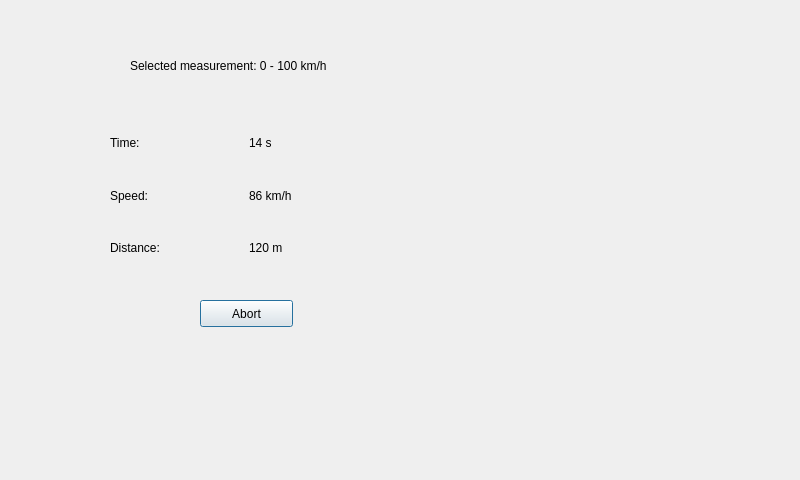
<?xml version="1.0" encoding="UTF-8"?>
<ui version="4.0">
 <class>MeasureDialog</class>
 <widget class="QDialog" name="MeasureDialog">
  <property name="geometry">
   <rect>
    <x>0</x>
    <y>0</y>
    <width>800</width>
    <height>480</height>
   </rect>
  </property>
  <property name="windowTitle">
   <string>Dialog</string>
  </property>
  <widget class="QLabel" name="label_7">
   <property name="geometry">
    <rect>
     <x>130</x>
     <y>40</y>
     <width>361</width>
     <height>51</height>
    </rect>
   </property>
   <property name="text">
    <string>Selected measurement: 0 - 100 km/h</string>
   </property>
  </widget>
  <widget class="QWidget" name="layoutWidget">
   <property name="geometry">
    <rect>
     <x>110</x>
     <y>120</y>
     <width>271</width>
     <height>151</height>
    </rect>
   </property>
   <layout class="QHBoxLayout" name="horizontalLayout">
    <item>
     <layout class="QVBoxLayout" name="verticalLayout">
      <item>
       <widget class="QLabel" name="label">
        <property name="text">
         <string>Time:</string>
        </property>
       </widget>
      </item>
      <item>
       <widget class="QLabel" name="label_2">
        <property name="text">
         <string>Speed:</string>
        </property>
       </widget>
      </item>
      <item>
       <widget class="QLabel" name="label_3">
        <property name="text">
         <string>Distance:</string>
        </property>
       </widget>
      </item>
     </layout>
    </item>
    <item>
     <layout class="QVBoxLayout" name="verticalLayout_2">
      <item>
       <widget class="QLabel" name="label_6">
        <property name="text">
         <string>14 s</string>
        </property>
       </widget>
      </item>
      <item>
       <widget class="QLabel" name="label_4">
        <property name="text">
         <string>86 km/h</string>
        </property>
       </widget>
      </item>
      <item>
       <widget class="QLabel" name="label_5">
        <property name="text">
         <string>120 m</string>
        </property>
       </widget>
      </item>
     </layout>
    </item>
   </layout>
  </widget>
  <widget class="QPushButton" name="pushButtonAbort">
   <property name="geometry">
    <rect>
     <x>200</x>
     <y>300</y>
     <width>93</width>
     <height>27</height>
    </rect>
   </property>
   <property name="text">
    <string>Abort</string>
   </property>
  </widget>
 </widget>
 <resources/>
 <connections/>
</ui>
